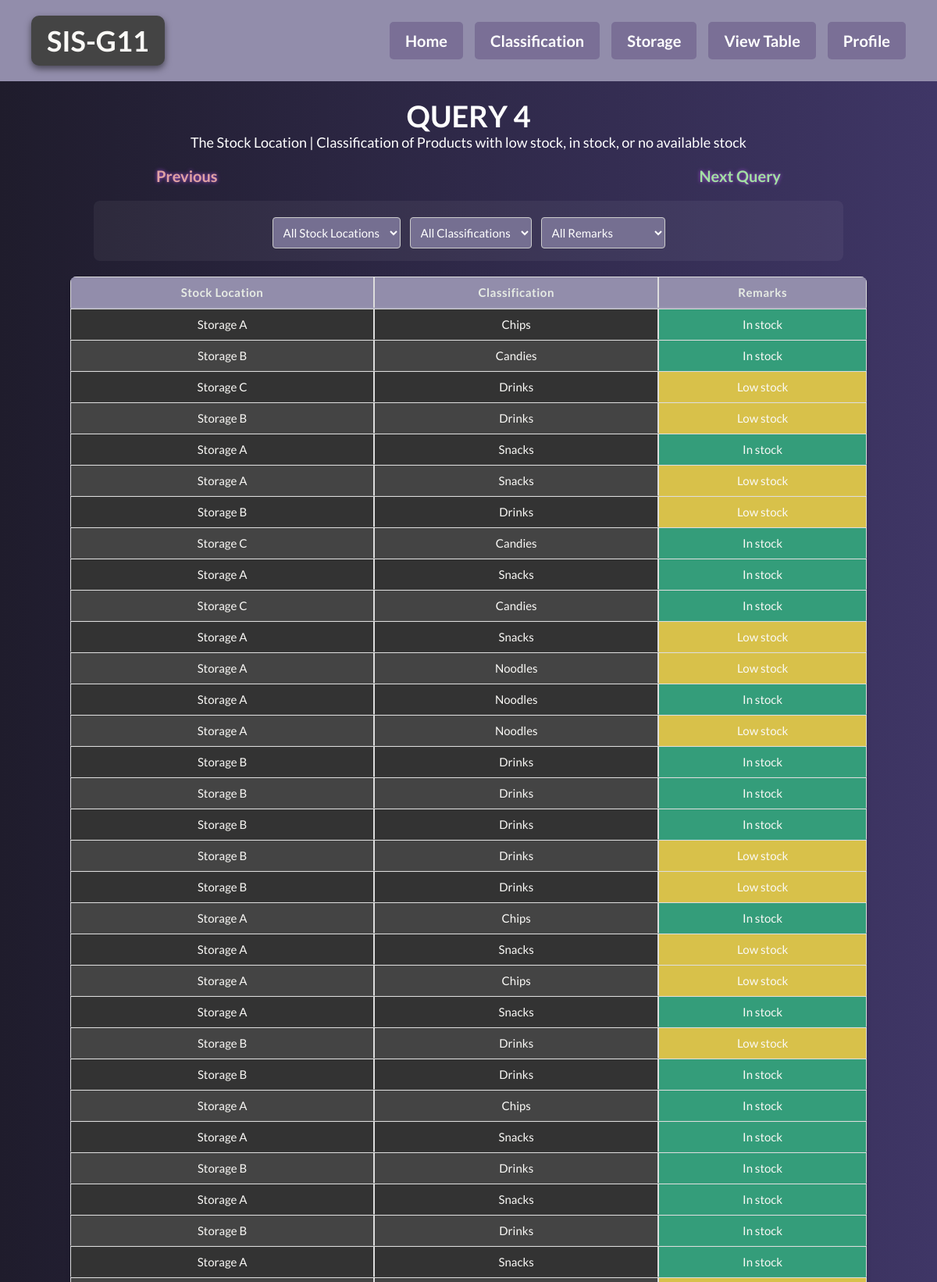
Page /query4.php (upper part) on the committed database.
### tables this page shows
CREATE TABLE `stck` (
  `stck_id` int(11) NOT NULL,
  `product_id` int(11) NOT NULL,
  `storage_id` int(11) NOT NULL,
  `num_stck` int(11) NOT NULL,
  `remarks` text NOT NULL,
  `date_id` int(11) NOT NULL
);

CREATE TABLE `strg` (
  `storage_id` int(11) NOT NULL,
  `strg_location` text NOT NULL
);

CREATE TABLE `c` (
  `classification_id` int(11) NOT NULL,
  `c_name` text NOT NULL
);

### queryf4.php (the view, shortened to what this page needs)
<link rel="stylesheet" href="assets/css/q4func.css">
<?php
include 'db_connect.php';
$sql = "SELECT stck.product_id AS ID,
               strg.strg_location AS Stock_Location,
               c.c_name AS Classification,
               stck.remarks AS Remarks
        FROM stck
        JOIN p ON stck.product_id = p.product_id
        JOIN c ON p.classification_id = c.classification_id
        JOIN strg ON stck.storage_id = strg.storage_id
        ORDER BY stck.product_id ASC";
$result = $conn->query($sql);
$products = [];
if ($result->num_rows > 0) {
    while ($row = $result->fetch_assoc()) {
        $products[] = $row;
    }
}
?>
<div class="filter-container">
    <select id="stockLocationFilter">
        <option value="">All Stock Locations</option>
    </select>
    <select id="classificationFilter">
        <option value="">All Classifications</option>
    </select>
    <select id="remarksFilter">
        <option value="">All Remarks</option>
    </select>
</div>
<?php
if (!empty($products)) {
    echo "<table id='productTable' class='product-table'>
            <thead>
                <tr class='table-header'>
                    <th class='table-heading'>Stock Location</th>
                    <th class='table-heading'>Classification</th>
                    <th class='table-heading'>Remarks</th>
                </tr>
            </thead>
            <tbody>";
    foreach ($products as $product) {
        echo "<tr class='table-row'>
                <td class='table-cell'>{$product['Stock_Location']}</td>
                <td class='table-cell'>{$product['Classification']}</td>
                <td class='table-cell'>{$product['Remarks']}</td>
              </tr>";
    }
    echo "</tbody></table>";
} else {
    echo "<div class='no-records'>No records found.</div>";
}
?>

### assets/css/css-main.css (style rules this page uses)
* { box-sizing: border-box; font-family: 'Lato', sans-serif; color: #FAF9F6; margin: 0; }
body { background: linear-gradient(90deg, #1F1C2C, #3f3666); color: #928dab; margin-top: 125px; }
input, select { width: 100%; padding: 8px; margin-top: 5px; border-radius: 5px; border: 1px solid #ccc; color: black; }

### assets/css/css-table.css (style rules this page uses)
table { width: 80%; border-collapse: collapse; margin-left: auto; margin-right: auto; color: white; animation: fadeIn 1s ease-in-out; }
th, td { border: 1px solid #ddd; padding: 8px; text-align: center; }
th { background-color: #928DAB; color: #E6EBE4; }
@media (min-width: 1025px) and (max-width: 1200px) { table { width: 85%; font-size: 15px; } }
@media (min-width: 1025px) and (max-width: 1200px) { th, td { padding: 12px; font-size: 15px; } }

### assets/css/css-query-table.css (style rules this page uses)
.product-table { width: 50%; border-collapse: separate; border-spacing: 0; margin: 50px auto; color: white; margin-bottom: 100px; margin-top: 10px; animation: fadeIn 1s ease-in-out; box-shadow: 0 4px 6px rgba(0, 0, 0, 0.1); border-radius: 8px; overflow: hidden; }
.table-header { background-color: #928DAB; color: #E6EBE4; }
.table-heading { padding: 16px; text-align: center; font-weight: 600; letter-spacing: 0.5px; border-bottom: 2px solid rgba(255, 255, 255, 0.1); }
.table-row { background-color: #333; transition: all 0.3s ease; }
.table-row:nth-child(even) { background-color: #444; }
.table-cell { padding: 12px 16px; text-align: center; border-bottom: 1px solid rgba(255, 255, 255, 0.05); }
.filter-container { animation: fadeIn 1s ease-in-out; padding: 16px; border-radius: 8px; background: rgba(255, 255, 255, 0.05); margin-bottom: 20px; }
@media (min-width: 1025px) and (max-width: 1200px) { .product-table { width: 85%; margin: 20px auto; margin-bottom: 100px; } }
@media (min-width: 1025px) and (max-width: 1200px) { .table-heading, .table-cell { font-size: 15px; padding: 10px; } }
@media (min-width: 1025px) and (max-width: 1200px) { .filter-container { width: 80%; flex-direction: row; gap: 12px; } }

### assets/css/q4func.css (style rules this page uses)
.filter-container { width: 1200px; display: flex; gap: 10px; margin-bottom: 20px; margin: 0px auto 0px auto; }
.filter-container input, .filter-container select { padding: 8px; font-size: 14px; border: 1px solid #ccc; border-radius: 4px; background-color: #756f91; color: #ffffff; }
@media (min-width: 1025px) and (max-width: 1200px) { .filter-container { flex-direction: row; width: 80%; gap: 12px; margin: 0 auto; justify-content: center; } }
@media (min-width: 1025px) and (max-width: 1200px) { .filter-container input, .filter-container select { width: auto; font-size: 15px; padding: 9px; } }

### rows in the picture
stck: storage.strg_location "Storage A", c.c_name "Chips", remarks "In stock"
stck: storage.strg_location "Storage B", c.c_name "Candies", remarks "In stock"
stck: storage.strg_location "Storage C", c.c_name "Drinks", remarks "Low stock"
stck: storage.strg_location "Storage B", c.c_name "Drinks", remarks "Low stock"
stck: storage.strg_location "Storage A", c.c_name "Snacks", remarks "In stock"
stck: storage.strg_location "Storage A", c.c_name "Snacks", remarks "Low stock"
stck: storage.strg_location "Storage B", c.c_name "Drinks", remarks "Low stock"
stck: storage.strg_location "Storage C", c.c_name "Candies", remarks "In stock"
stck: storage.strg_location "Storage A", c.c_name "Snacks", remarks "In stock"
stck: storage.strg_location "Storage C", c.c_name "Candies", remarks "In stock"
stck: storage.strg_location "Storage A", c.c_name "Snacks", remarks "Low stock"
stck: storage.strg_location "Storage A", c.c_name "Noodles", remarks "Low stock"
stck: storage.strg_location "Storage A", c.c_name "Noodles", remarks "In stock"
stck: storage.strg_location "Storage A", c.c_name "Noodles", remarks "Low stock"
stck: storage.strg_location "Storage B", c.c_name "Drinks", remarks "In stock"
stck: storage.strg_location "Storage B", c.c_name "Drinks", remarks "In stock"
stck: storage.strg_location "Storage B", c.c_name "Drinks", remarks "In stock"
stck: storage.strg_location "Storage B", c.c_name "Drinks", remarks "Low stock"
stck: storage.strg_location "Storage B", c.c_name "Drinks", remarks "Low stock"
stck: storage.strg_location "Storage A", c.c_name "Chips", remarks "In stock"
stck: storage.strg_location "Storage A", c.c_name "Snacks", remarks "Low stock"
stck: storage.strg_location "Storage A", c.c_name "Chips", remarks "Low stock"
stck: storage.strg_location "Storage A", c.c_name "Snacks", remarks "In stock"
stck: storage.strg_location "Storage B", c.c_name "Drinks", remarks "Low stock"
stck: storage.strg_location "Storage B", c.c_name "Drinks", remarks "In stock"
stck: storage.strg_location "Storage A", c.c_name "Chips", remarks "In stock"
stck: storage.strg_location "Storage A", c.c_name "Snacks", remarks "In stock"
stck: storage.strg_location "Storage B", c.c_name "Drinks", remarks "In stock"
stck: storage.strg_location "Storage A", c.c_name "Snacks", remarks "In stock"
stck: storage.strg_location "Storage B", c.c_name "Drinks", remarks "In stock"
stck: storage.strg_location "Storage A", c.c_name "Snacks", remarks "In stock"
